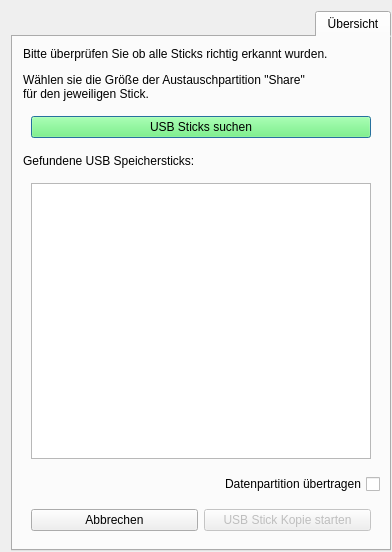
<?xml version="1.0" encoding="UTF-8"?>
<ui version="4.0">
 <author>Xapient</author>
 <class>Dialog</class>
 <widget class="QDialog" name="Dialog">
  <property name="geometry">
   <rect>
    <x>0</x>
    <y>0</y>
    <width>392</width>
    <height>552</height>
   </rect>
  </property>
  <property name="sizePolicy">
   <sizepolicy hsizetype="Fixed" vsizetype="Fixed">
    <horstretch>0</horstretch>
    <verstretch>0</verstretch>
   </sizepolicy>
  </property>
  <property name="minimumSize">
   <size>
    <width>392</width>
    <height>552</height>
   </size>
  </property>
  <property name="maximumSize">
   <size>
    <width>392</width>
    <height>552</height>
   </size>
  </property>
  <property name="windowTitle">
   <string>USB Stick Kopie erstellen</string>
  </property>
  <property name="autoFillBackground">
   <bool>false</bool>
  </property>
  <property name="sizeGripEnabled">
   <bool>false</bool>
  </property>
  <property name="modal">
   <bool>false</bool>
  </property>
  <layout class="QVBoxLayout" name="verticalLayout_2">
   <item>
    <widget class="QTabWidget" name="tabWidget">
     <property name="sizePolicy">
      <sizepolicy hsizetype="Expanding" vsizetype="Expanding">
       <horstretch>0</horstretch>
       <verstretch>0</verstretch>
      </sizepolicy>
     </property>
     <property name="minimumSize">
      <size>
       <width>380</width>
       <height>540</height>
      </size>
     </property>
     <property name="font">
      <font>
       <family>Ubuntu</family>
       <weight>50</weight>
       <bold>false</bold>
      </font>
     </property>
     <property name="whatsThis">
      <string/>
     </property>
     <property name="accessibleName">
      <string/>
     </property>
     <property name="layoutDirection">
      <enum>Qt::RightToLeft</enum>
     </property>
     <property name="tabPosition">
      <enum>QTabWidget::North</enum>
     </property>
     <property name="tabShape">
      <enum>QTabWidget::Rounded</enum>
     </property>
     <property name="currentIndex">
      <number>0</number>
     </property>
     <property name="iconSize">
      <size>
       <width>32</width>
       <height>32</height>
      </size>
     </property>
     <widget class="QWidget" name="tab">
      <attribute name="icon">
       <iconset>
        <normaloff>pixmaps/drive.png</normaloff>pixmaps/drive.png</iconset>
      </attribute>
      <attribute name="title">
       <string>Übersicht</string>
      </attribute>
      <layout class="QVBoxLayout" name="verticalLayout">
       <item>
        <widget class="QLabel" name="infolabel">
         <property name="font">
          <font>
           <weight>50</weight>
           <bold>false</bold>
          </font>
         </property>
         <property name="text">
          <string>&lt;html&gt;&lt;head/&gt;&lt;body&gt;&lt;p&gt;Bitte überprüfen Sie ob alle Sticks richtig erkannt wurden.&lt;/p&gt;&lt;p&gt;Wählen sie die Größe der Austauschpartition &amp;quot;Share&amp;quot;&lt;br/&gt;für den jeweiligen Stick.&lt;/p&gt;&lt;/body&gt;&lt;/html&gt;</string>
         </property>
         <property name="alignment">
          <set>Qt::AlignLeading|Qt::AlignLeft|Qt::AlignTop</set>
         </property>
         <property name="wordWrap">
          <bool>true</bool>
         </property>
         <property name="indent">
          <number>1</number>
         </property>
        </widget>
       </item>
       <item>
        <widget class="QWidget" name="widget_3" native="true">
         <layout class="QHBoxLayout" name="horizontalLayout_3">
          <item>
           <widget class="QPushButton" name="search">
            <property name="autoFillBackground">
             <bool>false</bool>
            </property>
            <property name="styleSheet">
             <string notr="true">background-color:rgba(100,255,100,0.5);</string>
            </property>
            <property name="text">
             <string>USB Sticks suchen</string>
            </property>
           </widget>
          </item>
         </layout>
        </widget>
       </item>
       <item>
        <widget class="QLabel" name="deviceinfo">
         <property name="font">
          <font>
           <weight>50</weight>
           <bold>false</bold>
          </font>
         </property>
         <property name="text">
          <string>&lt;html&gt;&lt;head/&gt;&lt;body&gt;&lt;p&gt;Gefundene USB Speichersticks:&lt;/p&gt;&lt;/body&gt;&lt;/html&gt;</string>
         </property>
         <property name="alignment">
          <set>Qt::AlignLeading|Qt::AlignLeft|Qt::AlignTop</set>
         </property>
         <property name="indent">
          <number>1</number>
         </property>
        </widget>
       </item>
       <item>
        <widget class="QWidget" name="widget" native="true">
         <layout class="QHBoxLayout" name="horizontalLayout">
          <item>
           <widget class="QListWidget" name="listWidget">
            <property name="frameShadow">
             <enum>QFrame::Sunken</enum>
            </property>
            <property name="horizontalScrollBarPolicy">
             <enum>Qt::ScrollBarAlwaysOff</enum>
            </property>
            <property name="sizeAdjustPolicy">
             <enum>QAbstractScrollArea::AdjustToContents</enum>
            </property>
            <property name="showDropIndicator" stdset="0">
             <bool>false</bool>
            </property>
            <property name="resizeMode">
             <enum>QListView::Adjust</enum>
            </property>
            <property name="spacing">
             <number>4</number>
            </property>
           </widget>
          </item>
         </layout>
        </widget>
       </item>
       <item>
        <widget class="QCheckBox" name="copydata">
         <property name="text">
          <string>Datenpartition übertragen</string>
         </property>
        </widget>
       </item>
       <item>
        <widget class="QWidget" name="widget_2" native="true">
         <layout class="QHBoxLayout" name="horizontalLayout_2">
          <item>
           <widget class="QPushButton" name="copy">
            <property name="enabled">
             <bool>false</bool>
            </property>
            <property name="layoutDirection">
             <enum>Qt::RightToLeft</enum>
            </property>
            <property name="text">
             <string>USB Stick Kopie starten</string>
            </property>
           </widget>
          </item>
          <item>
           <widget class="QPushButton" name="exit">
            <property name="text">
             <string>Abbrechen</string>
            </property>
           </widget>
          </item>
         </layout>
        </widget>
       </item>
      </layout>
     </widget>
    </widget>
   </item>
  </layout>
 </widget>
 <resources/>
 <connections/>
</ui>
